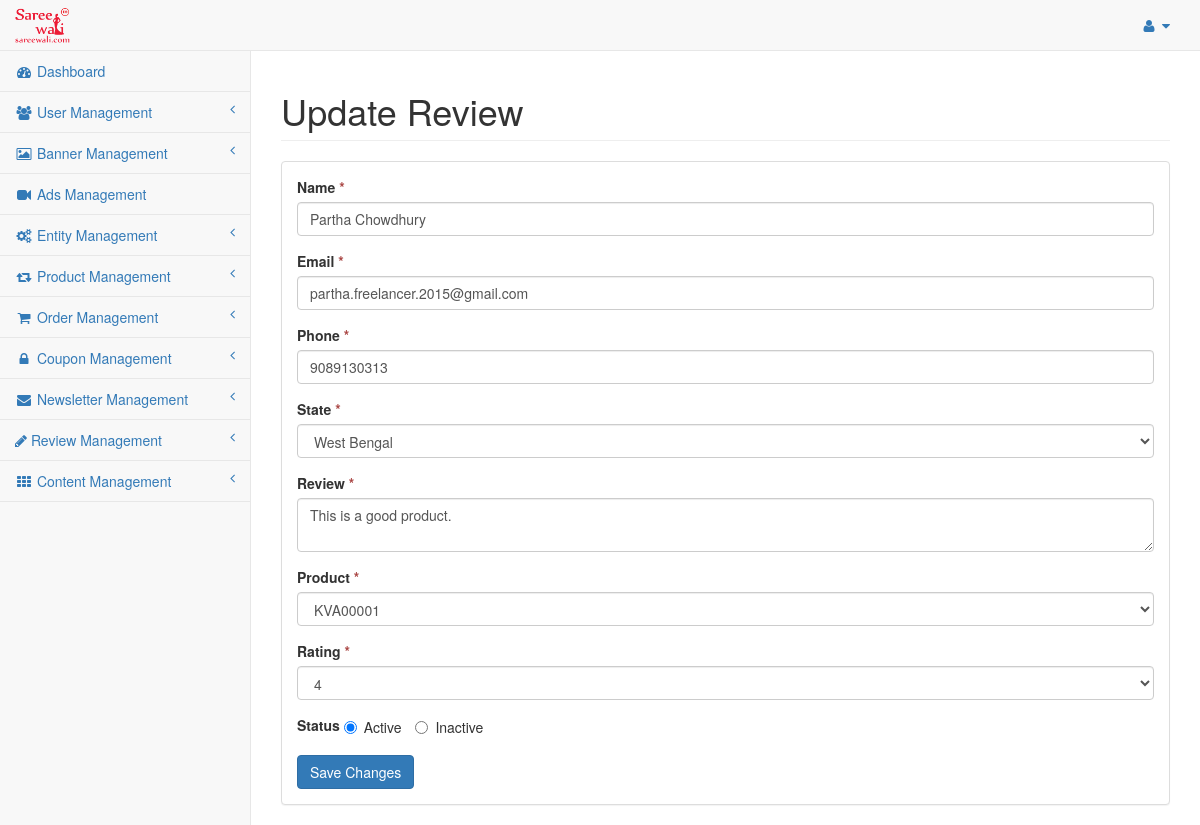
The app's page /admin/review-edit/1 with its own data.
### tables this page shows
CREATE TABLE `saree_settings` (
  `settings_id` int(11) NOT NULL,
  `sitename` varchar(255) NOT NULL,
  `siteaddress` varchar(255) NOT NULL,
  `logoname` varchar(255) NOT NULL,
  `logopathname` varchar(255) NOT NULL,
  `facebook_page_url` varchar(255) NOT NULL,
  `gst_no` varchar(255) NOT NULL,
  `date_added` int(11) NOT NULL
);

CREATE TABLE `saree_review` (
  `review_id` int(11) NOT NULL,
  `reviewer` varchar(255) NOT NULL,
  `email` varchar(255) NOT NULL,
  `phone` varchar(255) NOT NULL,
  `state_id` int(11) NOT NULL,
  `review` text NOT NULL,
  `product_id` int(11) NOT NULL,
  `rating` int(11) NOT NULL,
  `status` enum('Y','N') NOT NULL DEFAULT 'N',
  `date_added` int(11) NOT NULL,
  `date_modified` int(11) NOT NULL
);

### application/models/Defaultdata.php (called while the page is built, shortened)
<?php
class Defaultdata extends CI_Model {
	private $mydata = array();
	public function getBackendDefaultData()
	{
		$this->mydata["tot_segments"] = $this->getUrlSegments();
		$this->mydata['general_settings'] = $this->grabSettingData();
		$this->mydata['admin_profile'] = $this->grabProfileData();
		$this->mydata["sidebar"] = $this->load->view('admin/partials/sidebar', null, true);
		$this->data = $this->mydata;
		$this->headerdata = $this->mydata;
		$this->data["header"] = $this->load->view('admin/partials/header', $this->headerdata, true);
		$this->data["head"] = $this->load->view('admin/partials/head', $this->headerdata, true);
		$this->data["footer"] = $this->load->view('admin/partials/footer', null, true);
		return $this->data;
	}
	public function getUrlSegments()
	{
		$all_segment=$this->uri->segment_array();
		return $all_segment;
	}
	public function grabSettingData(){
		$query = $this->db->get(TABLE_SETTINGS);
		return $query->row();
	}
	public function grabProfileData(){
		$query = $this->db->get(TABLE_ADMIN);
		return $query->row();
	}
	public function grabStateData($cond = array()){
		if(!empty($cond)){
			$this->db->where($cond);
		}
		$query = $this->db->get(TABLE_STATE);
		return $query->result();
	}
}
?>

### application/controllers/admin/Review.php (called while the page is built, shortened)
<?php if ( ! defined('BASEPATH')) exit('No direct script access allowed');
class Review extends CI_Controller{
	public $data = array();
	public function __construct(){
		$this->load->model('reviewdata');
		$this->load->model('productdata');
		$this->data = $this->defaultdata->getBackendDefaultData();
	}
	public function review_edit($review_id){
		if($this->session->userdata('has_error')){
			$this->data['review_data'] = (object)$this->session->userdata;
		}else{
			$cond['review_id'] = $review_id;
			$review_details = $this->reviewdata->grab_review($cond);
			$this->data['review_data'] = $review_details[0];
		}
		$state_data = $this->defaultdata->grabStateData(array("country_id" => 101));
		$this->data['state_data'] = $state_data;
		$product_data = $this->productdata->grab_product();
		$this->data['product_data'] = $product_data;
		$this->load->view('admin/review_edit', $this->data);
	}
}

### index.php (called while the page is built, shortened)
<?php
require_once BASEPATH.'core/CodeIgniter.php';

### application/models/Reviewdata.php (called while the page is built, shortened)
<?php
class Reviewdata extends CI_Model {
	public function grab_review($cond = array(), $like = array(), $limit = array()){
		if(!empty($cond)){
			$this->db->where($cond);
		}
		$query = $this->db->get(TABLE_REVIEW);
		return $query->result();
	}
}

### application/models/Productdata.php (called while the page is built, shortened)
<?php
class Productdata extends CI_Model {
	public function grab_product($cond = array(), $like = array(), $limit = array()){
		$this->db->order_by('date_added','desc');
		$query = $this->db->get(TABLE_PRODUCT);
		return $query->result();
	}
}

### application/views/admin/review_edit.php (the view, shortened to what this page needs)
<?php echo $head; ?>
<div id="wrapper">
	<?php echo $header; ?>
	<div id="page-wrapper" style="min-height: 325px;">
		<div class="row">
			<div class="col-lg-12">
				<h1 class="page-header">Update Review</h1>
			</div>
		</div>
		<div class="row">
			<div class="col-lg-12">
				<div class="panel panel-default">
					<div class="panel-body">
						<div class="row">
							<div class="col-lg-12">
								<form action="<?php echo base_url('admin/review/edit_review');?>" method="POST" role="form" enctype="multipart/form-data">
									<div class="form-group">
										<label class="control-label">Name <span style="color:#a94442;">*</span></label>
										<input class="form-control" type="text" name="reviewer" placeholder="Enter Name" value="<?php if(isset($review_data->reviewer)){echo $review_data->reviewer;}?>">
									</div>
									<div class="form-group">
										<label class="control-label">Email <span style="color:#a94442;">*</span></label>
										<input class="form-control" type="text" name="email" placeholder="Enter Email" value="<?php if(isset($review_data->email)){echo $review_data->email;}?>">
									</div>
									<div class="form-group">
										<label class="control-label">Phone <span style="color:#a94442;">*</span></label>
										<input class="form-control" type="text" name="phone" placeholder="Enter Phone" value="<?php if(isset($review_data->phone)){echo $review_data->phone;}?>">
									</div>
									<div class="form-group">
										<label class="control-label">State <span style="color:#a94442;">*</span></label>
										<select name="state_id" class="form-control">
											<?php
												if(!empty($state_data)){
													foreach ($state_data as $key => $value) {
														if($review_data->state_id == $value->state_id){
															echo '<option selected value="'.$value->state_id.'">'.$value->name.'</option>';
														}else{
															echo '<option value="'.$value->state_id.'">'.$value->name.'</option>';
														}
													}
												}
											?>
										</select>
									</div>
									<div class="form-group">
										<label class="control-label">Review <span style="color:#a94442;">*</span></label>
										<textarea name="review" class="form-control" placeholder="Enter Review"><?php echo (isset($review_data->review) && $review_data->review) ? $review_data->review : '';?></textarea>
									</div>
									<div class="form-group">
										<label class="control-label">Product <span style="color:#a94442;">*</span></label>
										<select name="product_id" class="form-control">
											<?php
												if(!empty($product_data)){
													foreach ($product_data as $key => $value) {
														if($review_data->product_id == $value->product_id){
															echo '<option selected value="'.$value->product_id.'">'.$value->name.'</option>';
														}else{
															echo '<option value="'.$value->product_id.'">'.$value->name.'</option>';
														}
													}
												}
											?>
										</select>
									</div>
									<div class="form-group">
										<label class="control-label">Rating <span style="color:#a94442;">*</span></label>
										<select name="rating" class="form-control">
											<option value="4" <?php if($review_data->rating == 4){echo 'selected';}?>>4</option>
										</select>
									</div>
									<div class="form-group">
										<label class="control-label">Status</label>
										<label class="radio-inline">
											<input type="radio" name="status" value="Y" <?php if(isset($review_data->status)){if($review_data->status == 'Y'){echo 'checked';}}else{echo 'checked';}?>>Active
										</label>
										<label class="radio-inline">
											<input type="radio" name="status" value="N" <?php if(isset($review_data->status)){if($review_data->status == 'N'){echo 'checked';}}else{echo 'checked';}?>>Inactive
										</label>
									</div>
									<button type="submit" class="btn btn-primary">Save Changes</button>
								</form>
							</div>
						</div>
					</div>
				</div>
			</div>
		</div>
	</div>
</div>
<?php echo $footer; ?>

### application/views/admin/partials/header.php (shortened to what this page needs)
<nav class="navbar navbar-default navbar-static-top" role="navigation" style="margin-bottom: 0">
	<div class="navbar-header">
		<a class="navbar-brand" href="<?php echo base_url('admin/dashboard');?>">
			<?php
				if(isset($general_settings->logoname) && file_exists(UPLOAD_RELATIVE_LOGO_PATH.$general_settings->logoname)){
			?>
				<img src="<?php echo UPLOAD_LOGO_PATH.$general_settings->logoname.'?v='.time();?>" width="230" height="50">
			<?php
				}
			?>
		</a>
	</div>
	<ul class="nav navbar-top-links navbar-right">
		<li class="dropdown">
			<a class="dropdown-toggle" data-toggle="dropdown" href="#">
				<i class="fa fa-user fa-fw"></i> <i class="fa fa-caret-down"></i>
			</a>
		</li>
	</ul>
	<?php echo $sidebar; ?>
</nav>

### assets/styles/sb-admin-2.css (style rules this page uses)
body { background-color: #f8f8f8; }
#wrapper { width: 100%; }
#page-wrapper { padding: 0 15px; min-height: 568px; background-color: white; }
@media (min-width: 768px) { #page-wrapper { position: inherit; margin: 0 0 0 250px; padding: 0 30px; border-left: 1px solid #e7e7e7; } }
.navbar-top-links { margin-right: 0; }
.navbar-top-links li { display: inline-block; }
.navbar-top-links li:last-child { margin-right: 15px; }
.navbar-top-links li a { padding: 15px; min-height: 50px; }
.navbar-default .navbar-brand { padding: 5px 15px; }
.navbar-brand img { max-height:40px; width:auto; }

### records on screen
saree_settings: logoname (picture)
saree_review: reviewer "Partha Chowdhury", email "partha.freelancer.2015@gmail.com", phone "9089130313", review "This is a good product.", rating "4", status "☑ Active", status "☐ Inactive"

### other values on screen
form field state_id "West Bengal"
form field product_id "KVA00001"
